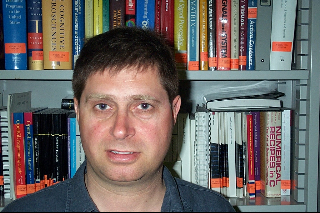
%> input picture lab6_textons/6_1_s.bmp, 320 x 213 px; its folder holds only this picture in this run
$ octave example.m   (GNU Octave 9; MATLAB toolbox functions it lacks are replaced by stand-ins)
%> lines starting %> are read from the running program, lines starting %| are printed output that depends on the picture
### lab6_textons/lib/fbCreate.m
function [fb] = fbCreate(numOrient,startSigma,numScales,scaling,elong)
% function [fb] = fbCreate(numOrient,startSigma,numScales,scaling,elong)
%
% Create a filterbank containing numOrient even and odd-symmetric
% filters and one center-surround filter at numScales scales.
%
% The even-symmetric filter is a Gaussian second derivative.
% The odd-symmetric filter is its Hilbert transform.
%
% See also oeFilter, csFilter, fbRun.
%
% David R. Martin <dmartin@eecs.berkeley.edu>
% March 2003


if nargin<1, numOrient = 8; end
if nargin<2, startSigma = 1; end
if nargin<3,numScales = 2; end
if nargin<4,scaling = sqrt(2); end
if nargin<5,elong = 2; end

support = 3;


fb = cell(2*numOrient + 1,numScales);
for scale = 1:numScales,
  sigma = startSigma * scaling^(scale-1);
  for orient = 1:numOrient,
    theta = (orient-1)/numOrient * pi;
    fb{2*orient-1,scale} = oeFilter(sigma*[elong 1],support,theta, 2,0);
    fb{2*orient,scale} = oeFilter(sigma*[elong 1],support,theta,2,1);
  end
  fb{2*numOrient+1,scale} = csFilter(sigma*[3 1],support);
end

### lab6_textons/lib/fbRun.m
function [fim] = fbRun(fb,im)
% function [fim] = fbRun(fb,im)
%
% Run a filterbank on an image with reflected boundary conditions.
%
% See also fbCreate,padReflect.
%
% David R. Martin <dmartin@eecs.berkeley.edu>
% March 2003

% find the max filter size
maxsz = max(size(fb{1}));
for i = 1:numel(fb),
  maxsz = max(maxsz,max(size(fb{i})));
end

% pad the image
r = floor(maxsz/2);
impad = padReflect(im,r);

% run the filterbank on the padded image, and crop the result back
% to the original image size
fim = cell(size(fb));
for i = 1:numel(fb),
  if size(fb{i},1)<50,
    fim{i} = conv2(impad,fb{i},'same');
  else
    fim{i} = fftconv2(impad,fb{i});
  end
  fim{i} = fim{i}(r+1:end-r,r+1:end-r);
end

### lab6_textons/lib/padReflect.m
function [impad] = padReflect(im,r)
% function [impad] = padReflect(im,r)
%
% Pad an image with a border of size r, and reflect the image into
% the border.
%
% David R. Martin <dmartin@eecs.berkeley.edu>
% March 2003

impad = zeros(size(im)+2*r);
impad(r+1:end-r,r+1:end-r) = im; % middle
impad(1:r,r+1:end-r) = flipud(im(1:r,:)); % top
impad(end-r+1:end,r+1:end-r) = flipud(im(end-r+1:end,:)); % bottom
impad(r+1:end-r,1:r) = fliplr(im(:,1:r)); % left
impad(r+1:end-r,end-r+1:end) = fliplr(im(:,end-r+1:end)); % right
impad(1:r,1:r) = flipud(fliplr(im(1:r,1:r))); % top-left
impad(1:r,end-r+1:end) = flipud(fliplr(im(1:r,end-r+1:end))); % top-right
impad(end-r+1:end,1:r) = flipud(fliplr(im(end-r+1:end,1:r))); % bottom-left
impad(end-r+1:end,end-r+1:end) = flipud(fliplr(im(end-r+1:end,end-r+1:end))); % bottom-right

### lab6_textons/lib/computeTextons.m
function [map,textons] = computeTextons(fim,k)
% function [map,textons] = computeTextons(fim,k)

d = numel(fim);
n = numel(fim{1});
data = zeros(d,n);
for i = 1:d,
  data(i,:) = fim{i}(:)';
end

[map,textons] = kmeans(data',k);
[w,h] = size(fim{1});
map = reshape(map,w,h);

### lab6_textons/lib/assignTextons.m
function [map] = assignTextons(fim,textons)
% function [map] = assignTextons(fim,textons)

d = numel(fim);
n = numel(fim{1});
data = zeros(d,n);
for i = 1:d,
  data(i,:) = fim{i}(:)';
end

d2 = distSqr(data,textons);
[y,map] = min(d2,[],2);
[w,h] = size(fim{1});
map = reshape(map,w,h);

### lab6_textons/lib/distSqr.m
function z = distSqr(x,y)
% function z = distSqr(x,y)
%
% Return matrix of all-pairs squared distances between the vectors
% in the columns of x and y.
%
% INPUTS
% 	x 	dxn matrix of vectors
% 	y 	dxm matrix of vectors
%
% OUTPUTS
% 	z 	nxm matrix of squared distances
%
% This routine is faster when m<n than when m>n.
%
% David Martin <dmartin@eecs.berkeley.edu>
% March 2003

% Based on dist2.m code,
% Copyright (c) Christopher M Bishop, Ian T Nabney (1996, 1997)

if size(x,1)~=size(y,1),
  error('size(x,1)~=size(y,1)');
end

[d,n] = size(x);
[d,m] = size(y);

% z = repmat(sum(x.^2)',1,m) ...
%     + repmat(sum(y.^2),n,1) ...
%     - 2*x'*y;

z = x'*y;
x2 = sum(x.^2)';
y2 = sum(y.^2);
for i = 1:m,
  z(:,i) = x2 + y2(i) - 2*z(:,i);
end

### lab6_textons/lib/csFilter.m
function [f] = csFilter(sigma,support)
% function [f] = csFilter(sigma,support)
% Taked from https://github.com/jflalonde/colorRealism/blob/master/3rd_party/segmentationBerkeley/lib/matlab/csFilter.m
%
% Compute unit L1-norm zero-mean difference-of-Gaussians
% center-surround filter.
%
% INPUTS
%	sigma		2-element vector of inner/outer sigma.
%	[support]	Make filter +/- this many sigma.
%
% OUTPUTS
%	f	Square filter.
%
% David R. Martin <dmartin@eecs.berkeley.edu>
% March 2003

nargchk(1,2,nargin);
if nargin<2, support=3; end

if numel(sigma)~=2,
  error('sigma must have 2 elements');
end

% DOG
ratio = max(sigma) / min(sigma);
f1 = oeFilter(sigma(1),support*max(1,sigma(2)/sigma(1)));
f2 = oeFilter(sigma(2),support*max(1,sigma(1)/sigma(2)));
f = f1 - f2;

% zero mean
f = f - mean(f(:));

% unit L1-norm
sumf = sum(abs(f(:)));
if sumf>0,
  f = f / sumf;
end

### lab6_textons/lib/oeFilter.m
function [f] = oeFilter(sigma,support,theta,deriv,hil,vis)
% function [f] = oeFilter(sigma,support,theta,deriv,hil,vis)
%
% Compute unit L1-norm 2D filter.
% The filter is a Gaussian in the x direction.
% The filter is a Gaussian derivative with optional Hilbert
% transform in the y direction.
% The filter is zero-meaned if deriv>0.
%
% INPUTS
%	sigma		Scalar, or 2-element vector of [sigmaX sigmaY].
%	[support]	Make filter +/- this many sigma.
%	[theta]		Orientation of x axis, in radians.
%	[deriv]		Degree of y derivative, one of {0,1,2}.
%	[hil]		Do Hilbert transform in y direction?
%	[vis]		Visualization for debugging?
%
% OUTPUTS
%	f	Square filter.
%
% David R. Martin <dmartin@eecs.berkeley.edu>
% March 2003

nargchk(1,6,nargin);
if nargin<2, support=3; end
if nargin<3, theta=0; end
if nargin<4, deriv=0; end
if nargin<5, hil=0; end
if nargin<6, vis=0; end

if numel(sigma)==1,
  sigma = [sigma sigma];
end
if deriv<0 | deriv>2,
  error('deriv must be in [0,2]');
end

% Calculate filter size; make sure it's odd.
hsz = max(ceil(support*sigma));
sz = 2*hsz + 1;

% Sampling limits.
maxsamples = 1000; % Max samples in each dimension.
maxrate = 10; % Maximum sampling rate.
frate = 10; % Over-sampling rate for function evaluation.

% Cacluate sampling rate and number of samples.
rate = min(maxrate,max(1,floor(maxsamples/sz)));
samples = sz*rate;

% The 2D samping grid.
r = floor(sz/2) + 0.5 * (1 - 1/rate);
dom = linspace(-r,r,samples);
[sx,sy] = meshgrid(dom,dom);

% Bin membership for 2D grid points.
mx = round(sx);
my = round(sy);
membership = (mx+hsz+1) + (my+hsz)*sz;

% Rotate the 2D sampling grid by theta.
su = sx*sin(theta) + sy*cos(theta);
sv = sx*cos(theta) - sy*sin(theta);

if vis,
  figure(1); clf; hold on;
  plot(sx,sy,'.');
  plot(mx,my,'o');
  %plot([sx(:) mx(:)]',[sy(:) my(:)]','k-');
  plot(su,sv,'x');
  axis equal;
  ginput(1);
end

% Evaluate the function separably on a finer grid.
R = r*sqrt(2)*1.01; % radius of domain, enlarged by >sqrt(2)
fsamples = ceil(R*rate*frate); % number of samples
fsamples = fsamples + mod(fsamples+1,2); % must be odd
fdom = linspace(-R,R,fsamples); % domain for function evaluation
gap = 2*R/(fsamples-1); % distance between samples

% The function is a Gaussian in the x direction...
fx = exp(-fdom.^2/(2*sigma(1)^2));
% .. and a Gaussian derivative in the y direction...
fy = exp(-fdom.^2/(2*sigma(2)^2));
switch deriv,
 case 1,
  fy = fy .* (-fdom/(sigma(2)^2));
 case 2,
  fy = fy .* (fdom.^2/(sigma(2)^2) - 1);
end
% ...with an optional Hilbert transform.
if hil,
  fy = imag(hilbert(fy));
end

% Evaluate the function with NN interpolation.
xi = round(su/gap) + floor(fsamples/2) + 1;
yi = round(sv/gap) + floor(fsamples/2) + 1;
f = fx(xi) .* fy(yi);

% Accumulate the samples into each bin.
f = isum(f,membership,sz*sz);
f = reshape(f,sz,sz);

% zero mean
if deriv>0,
  f = f - mean(f(:));
end

% unit L1-norm
sumf = sum(abs(f(:)));
if sumf>0,
  f = f / sumf;
end

### lab6_textons/lib/isum.m
function acc = isum(x,idx,nbins)
% function acc = isum(x,idx,nbins)
%
% Indexed sum reduction, where acc(i) contains the sum of
% x(find(idx==i)).
%
% The mex version is 300x faster in R12, and 4x faster in R13.  As far
% as I can tell, there is no way to do this efficiently in matlab R12.
%
% David R. Martin <dmartin@eecs.berkeley.edu>
% March 2003

acc = zeros(nbins,1);
for i = 1:numel(x),
  if idx(i)<1, continue; end
  if idx(i)>nbins, continue; end
  acc(idx(i)) = acc(idx(i)) + x(i);
end

### lab6_textons/example.m

addpath('lib')
%clear all;close all;clc;
clear all;clc;

% create filter bank
[fb] = fbCreate;


% imagen de referencia para construir diccionario de textones
%im1=double(rgb2gray(imread('9_1_s.bmp')))/255;
%im2=double(rgb2gray(imread('6_1_s.bmp')))/255;
ims = cell(size(fb));
% numero de textones en diccionario
k = 20;
textonsf = [];
trainDir = dir('*1_s.bmp');

for j = 1: numel(trainDir),
    im = fbRun(fb,double(rgb2gray(imread(trainDir(j).name)))/255);
%> in padReflect, `impad(r+1:end-r,r+1:end-r) = im;`:
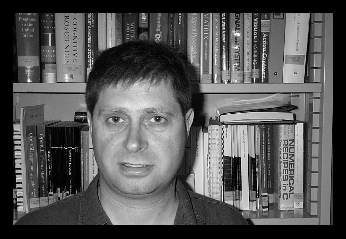
%> impad: size 239x346 double; min 0, max 0.996, mean 0.337
%> in padReflect, `impad(end-r+1:end,end-r+1:end) = flipud(fliplr(im(end-r+1:end,end-r+1:..`:
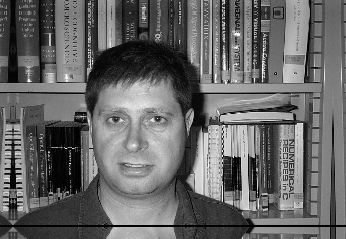
%> impad: size 239x346 double; min 0, max 0.996, mean 0.401
%> after the loop in fbRun, `for i = 1:numel(fb),`: fim = 34 items
%> im = 34 items
    [map,textons] = computeTextons(im,10);
%> in computeTextons, `d = numel(fim);`: d = 34
%> in computeTextons, `n = numel(fim{1});`: n = 68160
%> the loop in computeTextons, `for i = 1:d,` made 34 passes
%> in computeTextons, `[w,h] = size(fim{1});`: w = 213; h = 320
%> in computeTextons, `map = reshape(map,w,h);`:
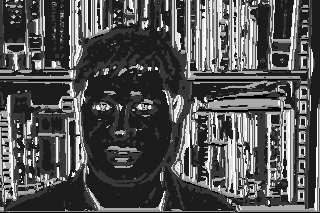
%> map: size 213x320 double; min 1, max 10, mean 4; drawn with min black and max white
    textonsf = [textonsf ; textons];

%     for i = 1:numel(fb),
%         ims{i} = [ims{i} im{i}];
%     end
end


% diccionario de textones
% [map,textons] = computeTextons(ims,k);
%figure;imshow(map,[]);colormap(jet);

D=dir('*.bmp');
% texton maps de dos nuevas imagenes
for i=1:numel(D),
    im2=double(rgb2gray(imread(D(i).name)))/255;
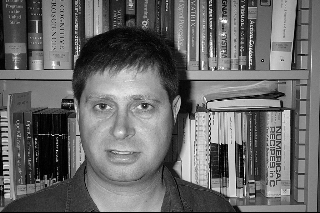
%> im2: size 213x320 double; min 0, max 0.996, mean 0.408
    tmap = assignTextons(fbRun(fb,im2),textonsf');
%> in distSqr, `[d,n] = size(x);`: d = 34; n = 68160
%> in distSqr, `[d,m] = size(y);`: m = 10
%> in distSqr, `y2 = sum(y.^2);`: y2 = [0.0961 0.000543 0.00537 0.0377 0.0403 0.0471 0.0192 0.0551 0.0407 0.0448]
%> the loop in distSqr, `for i = 1:m,` made 10 passes

    % la distribucion de textones en la oveja deberia ser similar a la de la
    % imagen de referencia.
    figure(i + 4);subplot(1,2,1);imshow(tmap,[]);colormap(jet);
    subplot(1,2,2);bar(histc(tmap(:),1:k)/numel(tmap));
%> after `bar(histc(tmap(:),1:k)/numel(tmap))`:
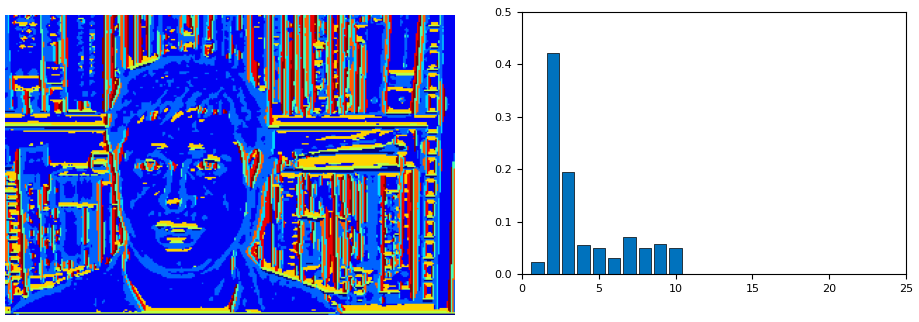
%> figure redrawn from the program's plot data, 2 panels
    drawnow;
end

$ run again, on lab6_textons/9_1_s.bmp
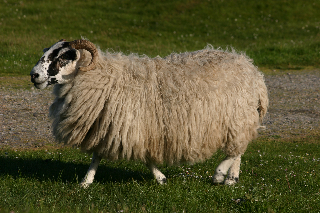
%> input picture lab6_textons/9_1_s.bmp, 320 x 213 px
%> after the loop in fbRun, `for i = 1:numel(fb),`: fim = 34 items
%> in computeTextons, `d = numel(fim);`: d = 34
%> in computeTextons, `n = numel(fim{1});`: n = 68160
%> the loop in computeTextons, `for i = 1:d,` made 34 passes
%> w = 213; h = 320
%> `im2=double(rgb2gray(imread(D(i).name)))/255;`:
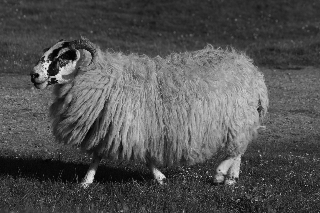
%> im2: size 213x320 double; min 0.00392, max 0.925, mean 0.322
%> in distSqr, `[d,n] = size(x);`: d = 34; n = 68160
%> m = 10
%> y2 = [0.000366 0.0281 0.022 0.0028 0.0249 0.0013 0.055 0.0055 0.0221 0.0021]
%> the loop in distSqr, `for i = 1:m,` made 10 passes
%> `bar(histc(tmap(:),1:k)/numel(tmap))`:
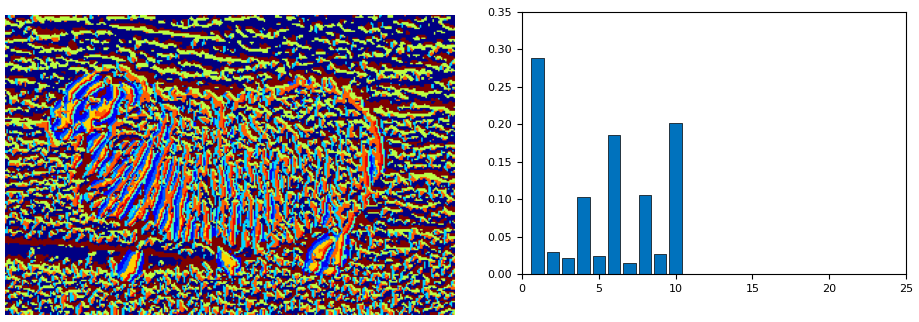
%> figure redrawn from the program's plot data, 2 panels
